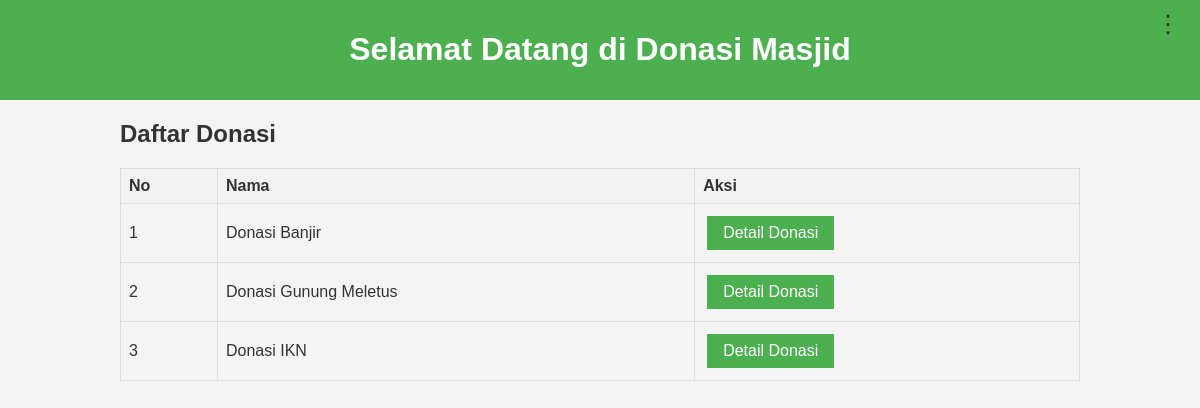
/proyek/index.php, run on the app's committed database.
### tables this page shows
CREATE TABLE `donasi` (
  `id` int(11) NOT NULL,
  `nama` varchar(255) NOT NULL,
  `user_id` int(11) NOT NULL
);

### proyek/index.php (the view, shortened to what this page needs)
<?php
include('db_connection.php');
$sql = "SELECT * FROM donasi ";
$result = $conn->query($sql);
?>
<!DOCTYPE html>
<html lang="en">
<head>
    <link rel="stylesheet" href="style.css">
</head>
<body>
    <header>
        <h1>Selamat Datang di Donasi Masjid</h1>
    </header>
    <div class="container">
        <h2>Daftar Donasi</h2>
        <table>
            <tr>
                <th>No</th>
                <th>Nama</th>
                <th>Aksi</th>
            </tr>
            <?php $i=1; while ($row = $result->fetch_assoc()): ?>
            <tr>
                <td><?php echo $i; ?></td>
                <td><?php echo $row['nama']; ?></td>
                <td><a href="detail_donasi.php?id=<?php echo $row['id']; ?>" class="btn" style="background-color: #4CAF50;">Detail Donasi</a></td>
            </tr>
            <?php $i++; endwhile; ?>
        </table>
        <br>
    <div class="menu">
            <div class="menu-icon" onclick="toggleMenu()">
                &#x22EE;
            </div>
        </div>
</body>
</html>

### proyek/style.css (style rules this page uses)
body { font-family: Arial, sans-serif; margin: 0; padding: 0; background-color: #f4f4f4; color: #333; }
header { background-color: #4CAF50; color: white; padding: 10px 0; text-align: center; position: relative; }
.menu { position: absolute; top: 10px; right: 20px; }
.menu-icon { font-size: 24px; cursor: pointer; }
.container { width: 80%; margin: auto; overflow: hidden; }
table { width: 100%; margin: 20px 0; border-collapse: collapse; }
table, th, td { border: 1px solid #ddd; padding: 8px; }
th { background-color: #f2f2f2; text-align: left; }
a { color: white; }
.btn { padding: 8px 16px; text-decoration: none; margin: 4px; display: inline-block; transition: background-color .3s; color: white; }

### data on the page
donasi: nama "Donasi Banjir"
donasi: nama "Donasi Gunung Meletus"
donasi: nama "Donasi IKN"
